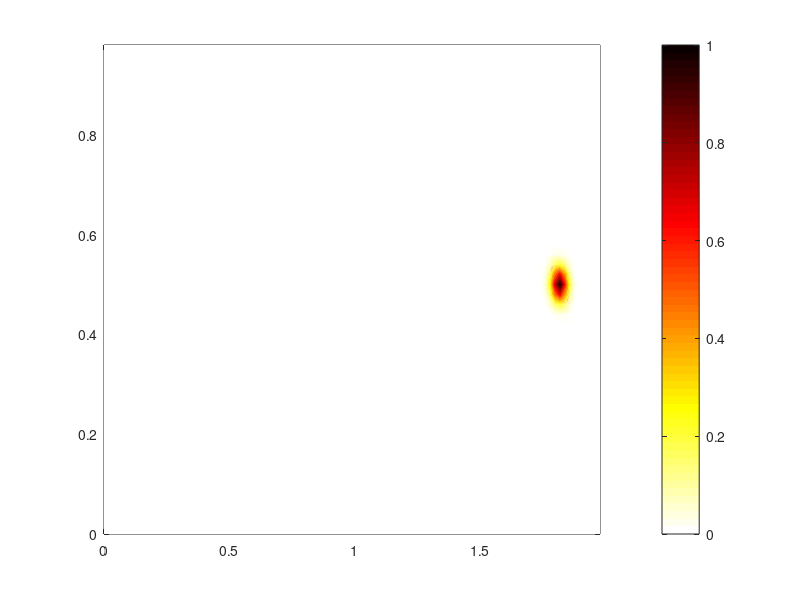

The MATLAB source for this figure: (Note: this script raises an error after producing the figure.)
% Parameters
D = 0.001; % m^2/s
L_x = 2; % m
L_y = 1; % m
dx = 0.02; % m
dy = 0.02; % m
time = 15; % seconds
u_x = 0.07; % m/s
v_y = 0.00; % m/s
% Additional velocity field W parameters
w_x = 0.07; % m/s
w_y = 0.00; % m/s


N_x = round(L_x / dx); % Number of nodes in x
N_y = round(L_y / dy); % Number of nodes in y

%dt = min(dx^2 / (4 * D), dy^2 / (4 * D)); % s
%t_nodes = floor(time / dt);
% Time step and stability condition
dt = (dx^2 * dy^2) / (2 * D * (dx^2 + dy^2));
t_nodes = floor(time / dt);
% Initialize the contaminant concentration
[X, Y] = meshgrid((0:N_x-1) * dx, (0:N_y-1) * dy);

u_0 = exp(-1000 * ((X - L_x / 1.1).^2 + (Y - L_y / 2).^2))';
u = u_0;

% Visualization
figure('Position', [100, 100, 560, 420]); % Set the figure size to match the expected frame size
h = pcolor((0:N_x-1)*dx, (0:N_y-1)*dy, u'); % Use physical dimensions
shading interp;
colormap(flipud(hot));
colorbar;
caxis([0 1]);

hold on;
contour_lines = contour(X, Y, u', 10); % Initial contour plot
% Add a label to the colorbar
a = colorbar;
a.Label.String = 'C[mol/m^3]';

% New grid for W vector field
[W_X, W_Y] = meshgrid(linspace(0, L_x, 10), linspace(0, L_y, 10));
quiver(W_X, W_Y, w_x*ones(size(W_X)), w_y*ones(size(W_Y)), 'b'); % Quiver plot for W

xlim([0 L_x]);
ylim([0 L_y]);
xlabel('x[m]');
ylabel('y [m]')

title('Distribution at t: 0.000 [s].');



% Simulation parameters
a = D * (dt / dx^2);
b = D * (dt / dy^2);
p = u_x * (dt / dx);
q = v_y * (dt / dy);

% Simulation loop
counter = 0;

for t = 1:t_nodes
    u_next = zeros(size(u));
    
    % Periodic boundary conditions
    for i = 1:N_x
        for j = 1:N_y
            ip = mod(i, N_x) + 1;
            im = mod(i - 2, N_x) + 1;
            jp = mod(j, N_y) + 1;
            jm = mod(j - 2, N_y) + 1;
            
            u_next(i, j) = u(i, j) * (1 - 2*a - 2*b) ...
                + u(ip, j) * (a - p/2) + u(im, j) * (a + p/2) ...
                + u(i, jp) * (b - q/2) + u(i, jm) * (b + q/2);
        end
    end
    
    % Inyectando sustancia
    u = u_next + u_0 / 4;

    counter = counter + dt;

    disp(['t: ', num2str(counter, '%.3f'), ' [s], Average concentration: ', num2str(mean(u(:)), '%.10f'), ' mol/kg^3']);

    % Update plot
    set(h, 'CData', u');
    caxis([0 max(u(:))]); % Adjust color limits to the maximum value of u

    % Update the contour plot
    if ishandle(contour_lines)
        delete(contour_lines); % Remove the old contour lines
    end
    contour_lines = contour(X, Y, u', 10); % Add new contour lines
    title(['Distribution at t: ', num2str(counter, '%.3f'), ' [s].']);
    pause(0.1);
end

